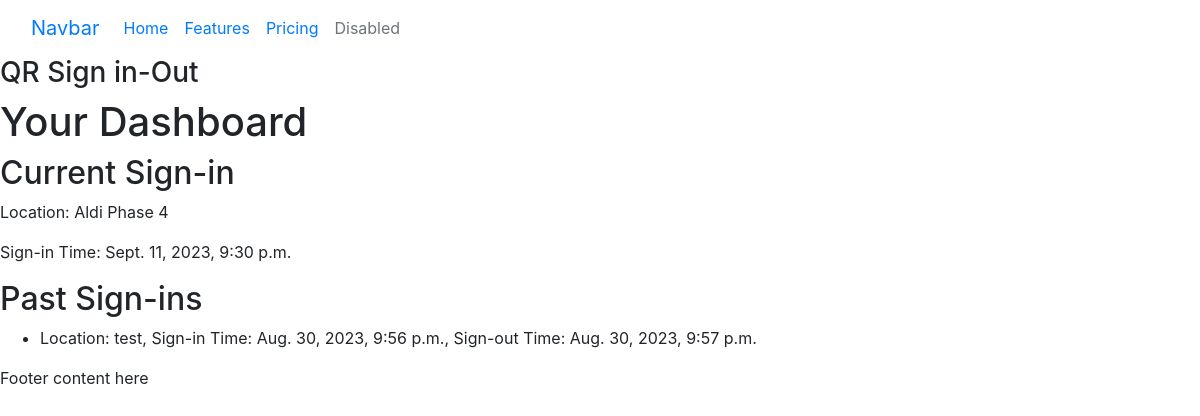
/dashboard/ (signed in), run on an earlier commit of the app's database.
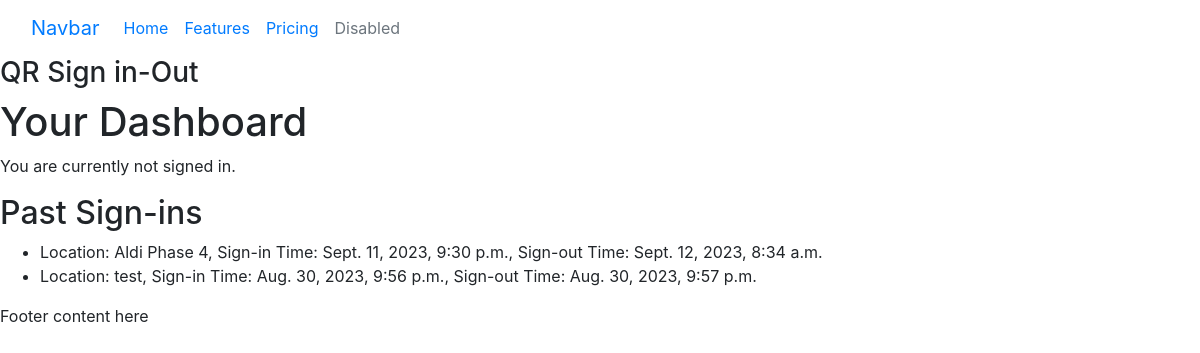
And on a later commit of the database.
### register_app/models.py (models this page shows, shortened)
class SignInOutRegister(models.Model):
    user = models.ForeignKey(User, on_delete=models.CASCADE)
    location = models.ForeignKey(Location, on_delete=models.CASCADE)
    sign_in_time = models.DateTimeField()
    sign_out_time = models.DateTimeField(null=True, blank=True)

class Location(models.Model):
    name = models.CharField(max_length=200)
    address = models.TextField()
    description = models.TextField()
    is_active = models.BooleanField(default=True)
    qr_code = models.FileField(upload_to='qr_codes/', null=True, blank=True)

### register_app/views.py (the view)
# urls.py: path('dashboard/', register_views.user_dashboard, name='user_dashboard'),
@login_required
def user_dashboard(request):
    current_signin = SignInOutRegister.objects.filter(user=request.user, sign_out_time__isnull=True).first()
    past_signins = SignInOutRegister.objects.filter(user=request.user, sign_out_time__isnull=False).order_by('-sign_in_time')
    context = {
        'current_signin': current_signin,
        'past_signins': past_signins,
    }
    return render(request, 'register_app/user_dashboard.html', context)

### register_app/templates/register_app/user_dashboard.html
{% extends 'base.html' %}
{% block content %}
    <h1>Your Dashboard</h1>
    {% if current_signin %}
        <h2>Current Sign-in</h2>
        <p>Location: {{ current_signin.location.name }}</p>
        <p>Sign-in Time: {{ current_signin.sign_in_time }}</p>
    {% else %}
        <p>You are currently not signed in.</p>
    {% endif %}
    <h2>Past Sign-ins</h2>
    <ul>
    {% for signin in past_signins %}
        <li>
            Location: {{ signin.location.name }},
            Sign-in Time: {{ signin.sign_in_time }},
            Sign-out Time: {{ signin.sign_out_time }}
        </li>
    {% endfor %}
    </ul>
{% endblock %}

What changed in the data, as far as the page shows it:
now on one of the page's lists (row edited): SignInOutRegister: location.name "Aldi Phase 4", sign_in_time "Sept. 11, 2023, 9:30 p.m.", sign_out_time "Sept. 12, 2023, 8:34 a.m."
changed SignInOutRegister "Aldi Phase 4": location.name "Aldi Phase 4" → (not shown); sign_in_time "Sept. 11, 2023, 9:30 p.m." → (not shown)
Also different on the page:
text no longer shown: "Current Sign-in Location: Sign-in Time:"
text now shown: "You are currently not signed in."
